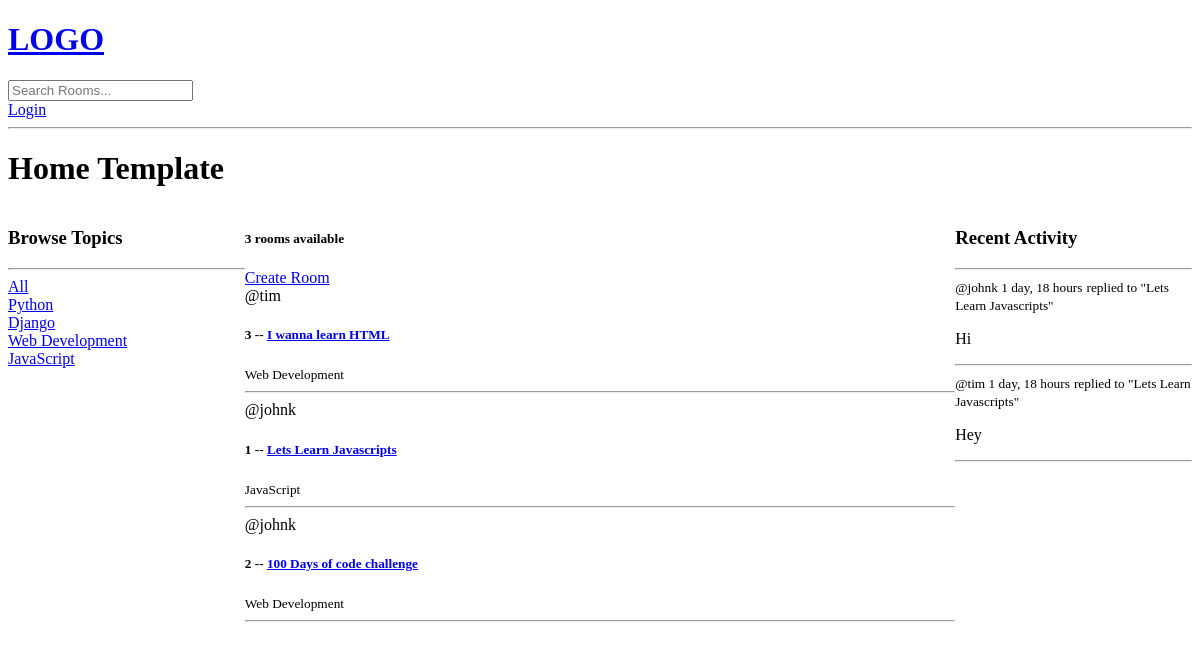
The app's page /, older data.
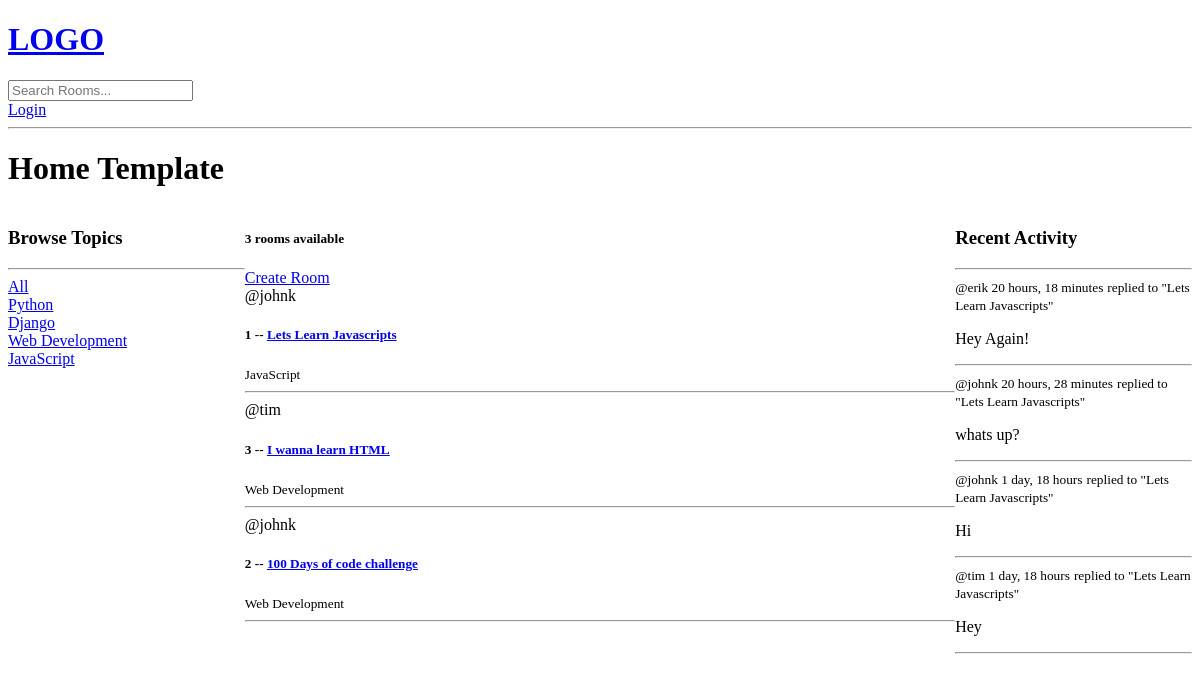
The same page, newer data.
### base/models.py (models this page shows, shortened)
class Topic(models.Model):
    name = models.CharField(max_length=200)

class Room(models.Model):
    host = models.ForeignKey(User, on_delete=models.SET_NULL, null=True)
    topic = models.ForeignKey(Topic, on_delete=models.SET_NULL, null=True)
    name = models.CharField(max_length=200)
    description = models.TextField(null=True, blank=True)
    participants = models.ManyToManyField(
        User, related_name='participants', blank=True)
    updated = models.DateTimeField(auto_now=True)
    created = models.DateTimeField(auto_now_add=True)
    class Meta:
        ordering = ['-updated', '-created']
    def __str__(self):
        return self.name

class Message(models.Model):
    user = models.ForeignKey(User, on_delete=models.CASCADE)
    room = models.ForeignKey(Room, on_delete=models.CASCADE)
    body = models.TextField()
    updated = models.DateTimeField(auto_now=True)
    created = models.DateTimeField(auto_now_add=True)
    class Meta:
        ordering = ['-updated', '-created']
    def __str__(self):
        return self.body[0:50]

### base/views.py (the view)
# urls.py: path('', views.home, name='home'),
def home(request):
    q = request.GET.get('q') if request.GET.get('q') != None else ''
    rooms = Room.objects.filter(
        Q(topic__name__icontains=q) |
        Q(name__icontains=q) |
        Q(description__icontains=q)
    )
    topics = Topic.objects.all()
    room_count = rooms.count()
    room_messages = Message.objects.filter(Q(room__topic__name__icontains=q))
    context = {'rooms': rooms, 'topics': topics,
               'room_count': room_count, 'room_messages': room_messages}
    return render(request, 'base/home.html', context)

### base/templates/base/home.html (shortened to what this page needs)
{% extends 'main.html' %} {% block content %}
<h1>Home Template</h1>
<div class="home-container">
	<div>{% include 'base/topics_component.html' %}</div>
	<div>
		<h5>{{room_count}} rooms available</h5>
		<a href="{% url 'create-room' %}">Create Room</a>
		{% include 'base/feed_component.html'%}
	</div>
	<div>{% include 'base/activity_component.html' %}</div>
</div>
{% endblock %}

### templates/main.html (shortened to what this page needs)
<!DOCTYPE html>
<html lang="en">
	<head>
	</head>
	<body>
		{% include 'navbar.html' %}  {% block content %} {% endblock %}
	</body>
</html>

### templates/navbar.html
<a href="/">
	<h1>LOGO</h1>
</a>
<form action="{% url 'home' %}" method="GET">
	<input type="text" name="q" placeholder="Search Rooms..." />
</form>
{% if request.user.is_authenticated %}
<p>Hello {{request.user}}</p>
<a href="{% url 'logout' %}">Logout</a>
{% else %}
<a href="{% url 'login' %}">Login</a>
{% endif %}
<hr />

### base/templates/base/topics_component.html
<h3>Browse Topics</h3>
<hr />
<div>
	<a href="{% url 'home' %}">All</a>
</div>
{% for topic in topics %}
<div>
	<a href="{% url 'home' %}?q={{topic.name}}">{{topic.name}}</a>
</div>
{% endfor %}

### base/templates/base/feed_component.html (shortened to what this page needs)
<div>
	{% for room in rooms %}
	<div>
		<span>@{{room.host.username}}</span>
		<h5>{{room.id}} -- <a href="{% url 'room' room.id %}">{{room.name}}</a></h5>
		<small>{{room.topic.name}}</small>
		<hr />
	</div>
	{% endfor %}
</div>

### base/templates/base/activity_component.html (shortened to what this page needs)
<h3>Recent Activity</h3>
<hr />
{% for message in room_messages %}
<div>
	<small>@{{message.user}} {{message.created|timesince}}</small>
	<small>replied to "{{message.room}}"</small>
	<p>{{message}}</p>
	<hr />
</div>
{% endfor %}

### base/templates/base/home.html (style rules this page uses)
.home-container { display: grid; grid-template-columns: 1fr 3fr 1fr; }

Row changes from the older to the newer data that the page shows:
changed Room "Lets Learn Javascripts": moves up the list
added Message: user "erik", created "20 hours, 18 minutes", room "Lets Learn Javascripts", body "Hey Again!"
added Message: user "johnk", created "20 hours, 28 minutes", room "Lets Learn Javascripts", body "whats up?"
